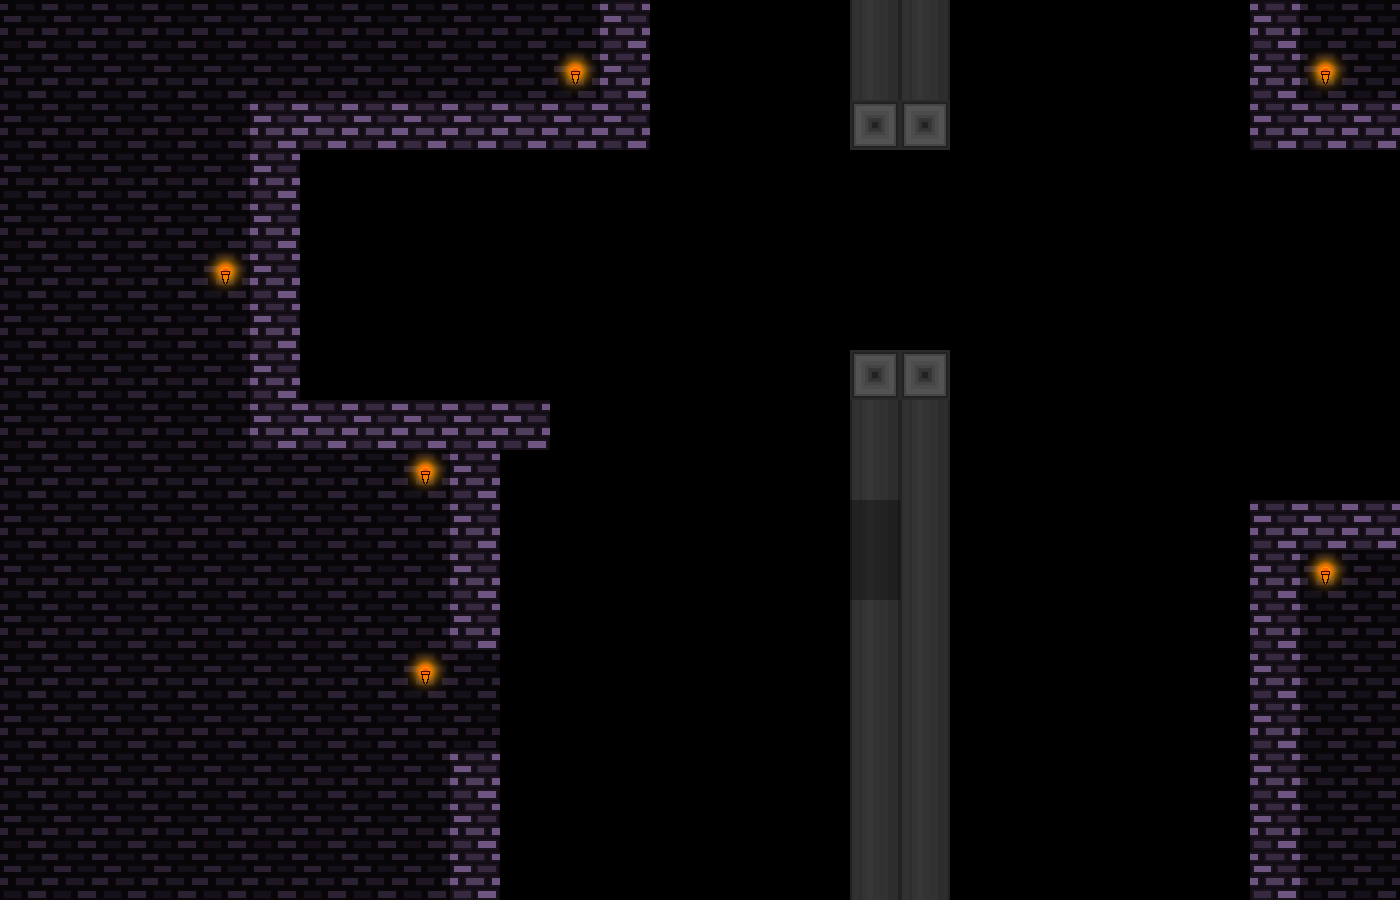

A 2D game scene composited from a Tiled map and its tileset images. What follows is a short description and the map's XML, with each tile layer's data collapsed to a summary:
An orthogonal 28x18 tile map with 50x50 px tiles, 3 tile layers (tiles-main, tiles-deco, tiles-deco2), 9 tilesets and 41 objects (23x warp, 9x spike, 5x light, 4x trampoline-mini).

<map version="1.10" tiledversion="1.11.2" orientation="orthogonal" renderorder="right-down" width="28" height="18" tilewidth="50" tileheight="50" infinite="0" nextlayerid="23" nextobjectid="1067">
 <properties>
  <property name="songName" value="rain" />
 </properties>
 <tileset firstgid="1" source="ch1-tiles.tsx" />
 <tileset firstgid="49" source="../../textures/trampoline.tsx" />
 <tileset firstgid="52" source="../../textures/save.tsx" />
 <tileset firstgid="53" source="../../textures/spike.tsx" />
 <tileset firstgid="61" source="../../textures/laser.tsx" />
 <tileset firstgid="79" source="../../textures/light.tsx" />
 <tileset firstgid="80" source="../../textures/trampoline-mini.tsx" />
 <tileset firstgid="89" source="../../textures/transition-tiles.tsx" />
 <tileset firstgid="94" source="../../textures/slab.tsx" />
 <layer id="1" name="tiles-main" width="28" height="18">
  <data>[504 cells, 69 non-empty, 3 distinct tile ids]</data>
 </layer>
 <layer id="22" name="tiles-deco" width="28" height="18">
  <data>[504 cells, 162 non-empty, 2 distinct tile ids]</data>
 </layer>
 <layer id="18" name="tiles-deco2" width="28" height="18">
  <data>[504 cells, 6 non-empty, 1 distinct tile ids]</data>
 </layer>
 <objectgroup id="16" name="falling">
  <properties>
   <property name="direction" value="down" />
  </properties>
 </objectgroup>
 <objectgroup id="13" name="platform" />
 <objectgroup id="14" name="light" visible="0">
  <object id="1056" name="light" gid="79" x="474.667" y="172" width="200" height="200" />
  <object id="1057" name="light" gid="79" x="128" y="370.667" width="200" height="200" />
  <object id="1058" name="light" gid="79" x="326.667" y="570.667" width="200" height="200" />
  <object id="1059" name="light" gid="79" x="1229.33" y="172" width="200" height="200" />
  <object id="1060" name="light" gid="79" x="1226.67" y="669.333" width="200" height="200" />
 </objectgroup>
 <objectgroup id="7" name="trampoline" />
 <objectgroup id="19" name="trampoline-mini">
  <object id="1016" name="trampoline-mini" gid="83" x="450" y="700" width="50" height="50">
   <properties>
    <property name="direction" value="left" />
   </properties>
  </object>
  <object id="1017" name="trampoline-mini" gid="83" x="450" y="750" width="50" height="50">
   <properties>
    <property name="direction" value="left" />
   </properties>
  </object>
  <object id="1018" name="trampoline-mini" gid="86" x="850" y="550" width="50" height="50">
   <properties>
    <property name="direction" value="right" />
   </properties>
  </object>
  <object id="1019" name="trampoline-mini" gid="86" x="850" y="600" width="50" height="50">
   <properties>
    <property name="direction" value="right" />
   </properties>
  </object>
 </objectgroup>
 <objectgroup id="9" name="spike-normal">
  <object id="1027" name="spike" gid="53" x="900" y="350" width="50" height="50">
   <properties>
    <property name="id" value="0" />
   </properties>
  </object>
  <object id="1028" name="spike" gid="55" x="850" y="200" width="50" height="50">
   <properties>
    <property name="id" value="2" />
   </properties>
  </object>
  <object id="1029" name="spike" gid="57" x="850" y="350" width="50" height="50">
   <properties>
    <property name="id" value="4" />
   </properties>
  </object>
  <object id="1032" name="spike" gid="59" x="900" y="200" width="50" height="50">
   <properties>
    <property name="id" value="6" />
   </properties>
  </object>
  <object id="1061" name="spike" gid="56" x="800" y="700" width="50" height="50">
   <properties>
    <property name="id" value="3" />
   </properties>
  </object>
  <object id="1062" name="spike" gid="56" x="800" y="750" width="50" height="50">
   <properties>
    <property name="id" value="3" />
   </properties>
  </object>
  <object id="1063" name="spike" gid="56" x="800" y="800" width="50" height="50">
   <properties>
    <property name="id" value="3" />
   </properties>
  </object>
  <object id="1064" name="spike" gid="54" x="500" y="500" width="50" height="50">
   <properties>
    <property name="id" value="1" />
   </properties>
  </object>
  <object id="1065" name="spike" gid="54" x="500" y="550" width="50" height="50">
   <properties>
    <property name="id" value="1" />
   </properties>
  </object>
 </objectgroup>
 <objectgroup id="8" name="save" />
 <objectgroup id="10" name="laser" />
 <objectgroup id="11" name="bg">
  <properties>
   <property name="bgName" value="castleBG" />
  </properties>
 </objectgroup>
 <objectgroup id="21" name="slab" />
 <objectgroup id="12" name="mapEffect">
  <properties>
   <property name="effectType" value="none" />
  </properties>
 </objectgroup>
 <objectgroup id="15" name="music">
  <properties>
   <property name="songName" value="castle1" />
  </properties>
 </objectgroup>
 <objectgroup id="20" name="warps">
  <object id="1033" name="warp" gid="91" x="500" y="900" width="50" height="50">
   <properties>
    <property name="direction" value="down" />
    <property name="target" value="map29" />
   </properties>
  </object>
  <object id="1034" name="warp" gid="91" x="550" y="900" width="50" height="50">
   <properties>
    <property name="direction" value="down" />
    <property name="target" value="map29" />
   </properties>
  </object>
  <object id="1035" name="warp" gid="91" x="600" y="900" width="50" height="50">
   <properties>
    <property name="direction" value="down" />
    <property name="target" value="map29" />
   </properties>
  </object>
  <object id="1036" name="warp" gid="91" x="650" y="900" width="50" height="50">
   <properties>
    <property name="direction" value="down" />
    <property name="target" value="map29" />
   </properties>
  </object>
  <object id="1037" name="warp" gid="91" x="700" y="900" width="50" height="50">
   <properties>
    <property name="direction" value="down" />
    <property name="target" value="map29" />
   </properties>
  </object>
  <object id="1038" name="warp" gid="91" x="750" y="900" width="50" height="50">
   <properties>
    <property name="direction" value="down" />
    <property name="target" value="map29" />
   </properties>
  </object>
  <object id="1039" name="warp" gid="91" x="800" y="900" width="50" height="50">
   <properties>
    <property name="direction" value="down" />
    <property name="target" value="map29" />
   </properties>
  </object>
  <object id="1040" name="warp" gid="91" x="1050" y="900" width="50" height="50">
   <properties>
    <property name="direction" value="down" />
    <property name="target" value="map29" />
   </properties>
  </object>
  <object id="1041" name="warp" gid="91" x="950" y="900" width="50" height="50">
   <properties>
    <property name="direction" value="down" />
    <property name="target" value="map29" />
   </properties>
  </object>
  <object id="1042" name="warp" gid="91" x="950" y="900" width="50" height="50">
   <properties>
    <property name="direction" value="down" />
    <property name="target" value="map29" />
   </properties>
  </object>
  <object id="1043" name="warp" gid="91" x="1000" y="900" width="50" height="50">
   <properties>
    <property name="direction" value="down" />
    <property name="target" value="map29" />
   </properties>
  </object>
  <object id="1044" name="warp" gid="91" x="1200" y="900" width="50" height="50">
   <properties>
    <property name="direction" value="down" />
    <property name="target" value="map29" />
   </properties>
  </object>
  <object id="1045" name="warp" gid="91" x="1150" y="900" width="50" height="50">
   <properties>
    <property name="direction" value="down" />
    <property name="target" value="map29" />
   </properties>
  </object>
  <object id="1046" name="warp" gid="91" x="1100" y="900" width="50" height="50">
   <properties>
    <property name="direction" value="down" />
    <property name="target" value="map29" />
   </properties>
  </object>
  </objectgroup>
</map>
<!-- 9 of 41 objects omitted -->
